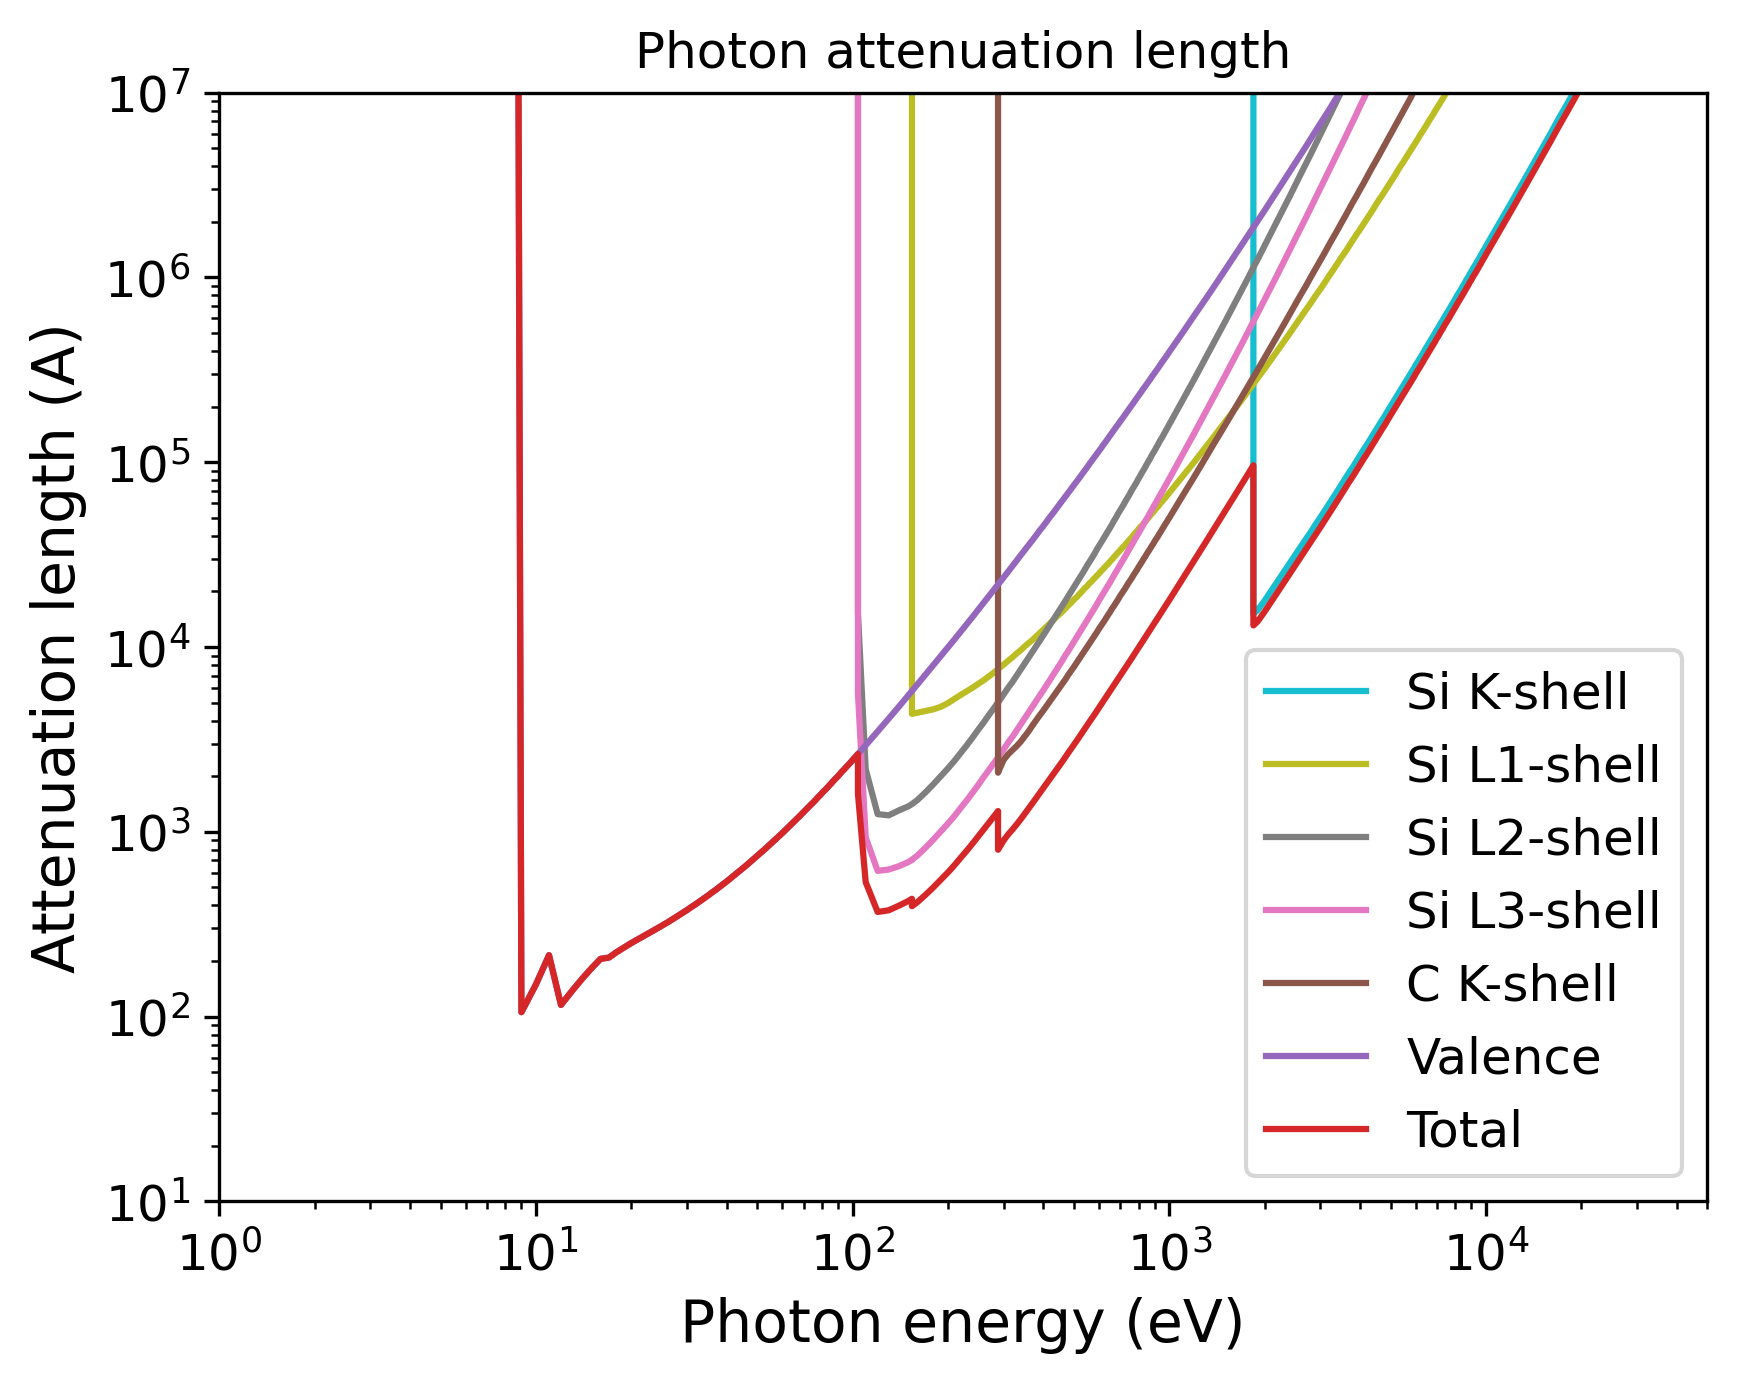

Recreate this plot in Python.
import pandas as pd
import numpy as np
import matplotlib.pyplot as plt
import matplotlib.cm as cm
# Set the format:
plt.xlabel("Photon energy (eV)", fontsize=14)
plt.ylabel("Attenuation length (A)", fontsize=14)
plt.xticks(fontsize=12)
plt.yticks(fontsize=12)
plt.grid(False)
# Set the axes:
# Read the output file:
df = pd.read_csv(r"OUTPUT_SiC_Photon_IMFP.dat", sep=r'\s+', header=None, comment="#", skipinitialspace=True)
plt.xscale("log")
plt.yscale("log")
# Prepare the plot:
columns_to_plot = [ 1, 2, 3, 4, 5, 6, 7]
labels = [ "Si K-shell", "Si L1-shell", "Si L2-shell", "Si L3-shell", "C K-shell", "Valence", "Total"]
# Create N distinct colors from a colormap
N = len(columns_to_plot)
colors = plt.cm.tab10(np.linspace(1, 0, 10))
# Set line styles:
linestyles = [ "-", "-", "-", "-", "-", "-", "-"]
for i, col in enumerate(columns_to_plot):
    color = colors[i % len(colors)]
    ls    = linestyles[i % len(linestyles)]
    label = labels[i % len(labels)]
    plt.plot(df.iloc[:, 0], df.iloc[:, col],
    color=color,
    label=label,
    linestyle=ls)
plt.xlim(1.00000000,50000.00000000)
plt.ylim(10.00000000,10000000.00000000)
plt.title("Photon attenuation length")
plt.legend(loc="best", fontsize=12)
# Save the plot in this format:
plt.savefig("OUTPUT_MFP_photon.png", dpi=300, bbox_inches="tight")
